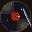

The script that saved this image:
"""Vinyl — a record spinning under the needle.

An original piece for the Lumen wall: a 32x32 turntable seen from above.
The platter fills the panel edge to edge (big subject, minimal scene): black
grooves with a fixed specular sheen from the upper left, a red label whose
off-center mark and stray dust specks carry the rotation, and a tonearm
riding the outer groove. One loop = one revolution. Mood: warm, nostalgic,
unhurried.

Run:  .venv\\Scripts\\python.exe art\\vinyl.py   -> vinyl.gif (+ strip)
"""

import math
from pathlib import Path

from PIL import Image

HERE = Path(__file__).resolve().parent
SIZE = 32
FRAMES = 16                 # one revolution
CX, CY = 15.5, 16.5
R_DISC = 15.6               # platter reaches every edge
R_LABEL = 4.6
R_HOLE = 0.9
R_GROOVE_IN = 6.0           # grooves live between the label and the lead-in
R_GROOVE_OUT = 14.2

BG = (26, 16, 12)           # dark wood deck, barely there
VINYL = (17, 15, 19)
GROOVE = (33, 30, 37)
RIM = (58, 55, 64)
SHEEN = (150, 138, 128)
LABEL = (176, 44, 32)
LABEL_DK = (118, 26, 20)
LABEL_LT = (232, 196, 120)
HOLE = (14, 12, 14)
ARM = (168, 170, 182)
ARM_DK = (96, 98, 110)
HEAD = (44, 42, 52)
STYLUS = (255, 238, 190)

LIGHT = -2.3                # sheen direction, radians
DUST = ((11.5, 0.9), (8.8, 2.7), (13.1, 4.4))   # (radius, phase)


def lerp(a, b, t):
    t = max(0.0, min(1.0, t))
    return tuple(round(a[i] + (b[i] - a[i]) * t) for i in range(3))


def sheen_at(r, phi):
    """Broad specular band across the platter — fixed to the room, not the disc."""
    d = (phi - LIGHT + math.pi) % (2 * math.pi) - math.pi
    lobe = max(math.cos(d), math.cos(d + math.pi)) ** 4      # both sides of the disc
    v = max(0.0, lobe) * min(1.0, 0.25 + r / R_DISC) * 0.5
    return math.floor(v * 5) / 5     # banded: flat regions keep the GIF in budget


def frame(f):
    theta = 2 * math.pi * f / FRAMES
    img = Image.new("RGB", (SIZE, SIZE), BG)
    px = img.load()

    for y in range(SIZE):
        for x in range(SIZE):
            dx, dy = x + 0.5 - CX, y + 0.5 - CY
            r = math.hypot(dx, dy)
            if r > R_DISC:
                continue
            phi = math.atan2(dy, dx)

            if r <= R_HOLE:
                px[x, y] = HOLE
                continue

            if r <= R_LABEL:
                c = LABEL
                if r > R_LABEL - 0.9:
                    c = LABEL_DK                                  # label edge
                elif abs(r - 2.6) < 0.45:
                    c = LABEL_DK                                  # printed ring
                # off-center mark: the eye locks onto this and reads the spin
                mx, my = math.cos(theta) * 3.4, math.sin(theta) * 3.4
                if math.hypot(dx - mx, dy - my) < 0.85:
                    c = LABEL_LT
                px[x, y] = lerp(c, SHEEN, sheen_at(r, phi) * 0.35)
                continue

            base = VINYL
            if R_GROOVE_IN <= r <= R_GROOVE_OUT:
                g = (math.sin(r * 2.4) * 0.5 + 0.5) ** 2          # concentric grooves
                base = lerp(VINYL, GROOVE, math.floor(g * 3) / 3)
            elif r > R_DISC - 0.8:
                base = RIM                                        # lit outer edge
            c = lerp(base, SHEEN, sheen_at(r, phi))

            for dr, ph in DUST:                                   # specks ride the disc
                sx, sy = math.cos(theta + ph) * dr, math.sin(theta + ph) * dr
                if math.hypot(dx - sx, dy - sy) < 0.7:
                    c = lerp(c, (208, 198, 186), 0.55)
            px[x, y] = c

    # tonearm: pivot off the bottom-right corner, needle down on the outer groove
    px0, py0 = 30.5, 26.0
    px1, py1 = 22.0, 7.5
    steps = 44
    for i in range(steps + 1):
        t = i / steps
        x = round(px0 + (px1 - px0) * t)
        y = round(py0 + (py1 - py0) * t)
        if 0 <= x < SIZE and 0 <= y < SIZE:
            px[x, y] = ARM if i % 7 else ARM_DK                   # segment shading
            if x + 1 < SIZE and t > 0.08:
                px[x + 1, y] = lerp(px[x + 1, y], ARM_DK, 0.55)   # thin drop shadow
    for x, y in ((21, 7), (22, 7), (21, 8), (22, 8)):             # headshell
        px[x, y] = HEAD
    px[21, 9] = STYLUS                                            # needle in the groove
    for x, y in ((30, 26), (31, 26), (30, 27), (31, 27)):         # counterweight
        px[x, y] = HEAD
    px[30, 25] = ARM
    return img


if __name__ == "__main__":
    frames = [frame(f) for f in range(FRAMES)]
    import gifsafe
    size = gifsafe.save(frames, HERE / "vinyl.gif", duration_ms=110, colors=12)
    ok = "OK" if size <= 8192 else "TOO BIG!"
    print(f"vinyl.gif: {len(frames)} frames, {size} bytes ({ok})")
    frames[0].save(HERE / "vinyl.png")
    keys = (0, 4, 8, 12)
    strip = Image.new("RGB", (SIZE * 6 * len(keys) + (len(keys) - 1) * 4, SIZE * 6), (20, 20, 24))
    for i, k in enumerate(keys):
        strip.paste(frames[k].resize((SIZE * 6, SIZE * 6), Image.NEAREST), (i * (SIZE * 6 + 4), 0))
    strip.save(HERE / "vinyl.strip.png")
    print("wrote vinyl.gif")
